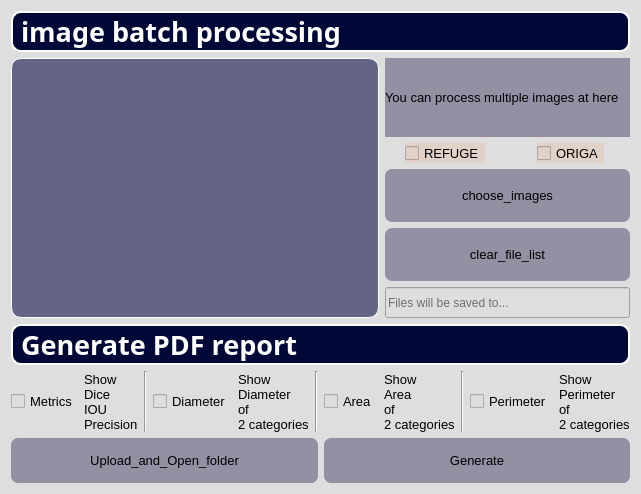
               <widget class="QWidget" name="page_3">
                <property name="enabled">
                 <bool>true</bool>
                </property>
                <property name="styleSheet">
                 <string notr="true">background-color: rgb(222, 222, 222);</string>
                </property>
                <layout class="QHBoxLayout" name="horizontalLayout_10">
                 <item>
                  <layout class="QVBoxLayout" name="verticalLayout_6" stretch="1,5,1,4">
                   <item>
                    <widget class="QLabel" name="label_image_batch_processing">
                     <property name="font">
                      <font>
                       <family>微软雅黑</family>
                       <pointsize>20</pointsize>
                       <weight>75</weight>
                       <bold>true</bold>
                      </font>
                     </property>
                     <property name="styleSheet">
                      <string notr="true">background-color:rgb(0, 8, 55);
color:white;
border:2px solid white;
border-radius:10px;</string>
                     </property>
                     <property name="text">
                      <string>image batch processing</string>
                     </property>
                    </widget>
                   </item>
                   <item>
                    <layout class="QHBoxLayout" name="horizontalLayout_11" stretch="3,2">
                     <item>
                      <widget class="QListWidget" name="listWidget">
                       <property name="styleSheet">
                        <string notr="true">background-color: rgb(0, 0, 59,140);
border:1px solid white;
border-radius:10px;
color:white</string>
                       </property>
                      </widget>
                     </item>
                     <item>
                      <layout class="QVBoxLayout" name="verticalLayout_7" stretch="3,0,2,0,2">
                       <item>
                        <widget class="QLabel" name="label_for_process_images">
                         <property name="sizePolicy">
                          <sizepolicy hsizetype="Preferred" vsizetype="Fixed">
                           <horstretch>0</horstretch>
                           <verstretch>0</verstretch>
                          </sizepolicy>
                         </property>
                         <property name="minimumSize">
                          <size>
                           <width>0</width>
                           <height>79</height>
                          </size>
                         </property>
                         <property name="baseSize">
                          <size>
                           <width>0</width>
                           <height>0</height>
                          </size>
                         </property>
                         <property name="font">
                          <font>
                           <family>Arial</family>
                           <pointsize>10</pointsize>
                          </font>
                         </property>
                         <property name="styleSheet">
                          <string notr="true">background-color: rgb(148, 143, 163);</string>
                         </property>
                         <property name="text">
                          <string>You can process multiple images at here</string>
                         </property>
                        </widget>
                       </item>
                       <item>
                        <layout class="QHBoxLayout" name="horizontalLayout_14">
                         <item alignment="Qt::AlignHCenter">
                          <widget class="QCheckBox" name="checkBox_page3_refuge">
                           <property name="sizePolicy">
                            <sizepolicy hsizetype="Minimum" vsizetype="Fixed">
                             <horstretch>0</horstretch>
                             <verstretch>0</verstretch>
                            </sizepolicy>
                           </property>
                           <property name="minimumSize">
                            <size>
                             <width>0</width>
                             <height>20</height>
                            </size>
                           </property>
                           <property name="font">
                            <font>
                             <family>Arial</family>
                             <pointsize>10</pointsize>
                            </font>
                           </property>
                           <property name="styleSheet">
                            <string notr="true">background-color: rgb(225, 209, 198);</string>
                           </property>
                           <property name="text">
                            <string>REFUGE</string>
                           </property>
                          </widget>
                         </item>
                         <item alignment="Qt::AlignHCenter">
                          <widget class="QCheckBox" name="checkBox_page3_origa">
                           <property name="sizePolicy">
                            <sizepolicy hsizetype="Minimum" vsizetype="Fixed">
                             <horstretch>0</horstretch>
                             <verstretch>0</verstretch>
                            </sizepolicy>
                           </property>
                           <property name="minimumSize">
                            <size>
                             <width>0</width>
                             <height>20</height>
                            </size>
                           </property>
                           <property name="font">
                            <font>
                             <family>Arial</family>
                             <pointsize>10</pointsize>
                            </font>
                           </property>
                           <property name="styleSheet">
                            <string notr="true">background-color: rgb(225, 209, 198);</string>
                           </property>
                           <property name="text">
                            <string>ORIGA</string>
                           </property>
                          </widget>
                         </item>
                        </layout>
                       </item>
                       <item>
                        <widget class="QPushButton" name="choose_image_batch_button">
                         <property name="sizePolicy">
                          <sizepolicy hsizetype="Minimum" vsizetype="Fixed">
                           <horstretch>0</horstretch>
                           <verstretch>0</verstretch>
                          </sizepolicy>
                         </property>
                         <property name="minimumSize">
                          <size>
                           <width>0</width>
                           <height>53</height>
                          </size>
                         </property>
                         <property name="font">
                          <font>
                           <family>Arial</family>
                           <pointsize>10</pointsize>
                          </font>
                         </property>
                         <property name="styleSheet">
                          <string notr="true">background-color: rgb(148, 143, 163);
border-radius:7px;</string>
                         </property>
                         <property name="text">
                          <string>choose_images</string>
                         </property>
                        </widget>
                       </item>
                       <item>
                        <widget class="QPushButton" name="clear_file_list">
                         <property name="sizePolicy">
                          <sizepolicy hsizetype="Minimum" vsizetype="Fixed">
                           <horstretch>0</horstretch>
                           <verstretch>0</verstretch>
                          </sizepolicy>
                         </property>
                         <property name="minimumSize">
                          <size>
                           <width>0</width>
                           <height>53</height>
                          </size>
                         </property>
                         <property name="font">
                          <font>
                           <family>Arial</family>
                           <pointsize>10</pointsize>
                          </font>
                         </property>
                         <property name="styleSheet">
                          <string notr="true">background-color: rgb(148, 143, 163);
border-radius:7px;</string>
                         </property>
                         <property name="text">
                          <string>clear_file_list</string>
                         </property>
                        </widget>
                       </item>
                       <item>
                        <widget class="QLineEdit" name="lineEdit_show_save_path">
                         <property name="sizePolicy">
                          <sizepolicy hsizetype="Expanding" vsizetype="Fixed">
                           <horstretch>0</horstretch>
                           <verstretch>0</verstretch>
                          </sizepolicy>
                         </property>
                         <property name="minimumSize">
                          <size>
                           <width>0</width>
                           <height>31</height>
                          </size>
                         </property>
                         <property name="placeholderText">
                          <string>Files will be saved to...</string>
                         </property>
                        </widget>
                       </item>
                      </layout>
                     </item>
                    </layout>
                   </item>
                   <item>
                    <widget class="QLabel" name="label_generate_PDF_report">
                     <property name="font">
                      <font>
                       <family>微软雅黑</family>
                       <pointsize>20</pointsize>
                       <weight>75</weight>
                       <bold>true</bold>
                      </font>
                     </property>
                     <property name="styleSheet">
                      <string notr="true">background-color:rgb(0, 8, 55);
color:white;
border:2px solid white;
border-radius:10px;</string>
                     </property>
                     <property name="text">
                      <string>Generate PDF report</string>
                     </property>
                    </widget>
                   </item>
                   <item>
                    <layout class="QVBoxLayout" name="verticalLayout_8" stretch="3,2">
                     <item>
                      <layout class="QHBoxLayout" name="horizontalLayout_12">
                       <item>
                        <widget class="QCheckBox" name="checkBox_metrics">
                         <property name="font">
                          <font>
                           <family>Arial</family>
                           <pointsize>10</pointsize>
                          </font>
                         </property>
                         <property name="text">
                          <string>Metrics</string>
                         </property>
                        </widget>
                       </item>
                       <item>
                        <widget class="QLabel" name="label_metrics">
                         <property name="font">
                          <font>
                           <family>Arial</family>
                           <pointsize>10</pointsize>
                          </font>
                         </property>
                         <property name="text">
                          <string>Show 
Dice
IOU
Precision</string>
                         </property>
                        </widget>
                       </item>
                       <item>
                        <widget class="Line" name="line_3">
                         <property name="orientation">
                          <enum>Qt::Vertical</enum>
                         </property>
                        </widget>
                       </item>
                       <item>
                        <widget class="QCheckBox" name="checkBox_diameter">
                         <property name="font">
                          <font>
                           <family>Arial</family>
                           <pointsize>10</pointsize>
                          </font>
                         </property>
                         <property name="text">
                          <string>Diameter</string>
                         </property>
                        </widget>
                       </item>
                       <item>
                        <widget class="QLabel" name="label_diameter">
                         <property name="font">
                          <font>
                           <family>Arial</family>
                           <pointsize>10</pointsize>
                          </font>
                         </property>
                         <property name="text">
                          <string>Show
Diameter
of
2 categories</string>
                         </property>
                        </widget>
                       </item>
                       <item>
                        <widget class="Line" name="line_4">
                         <property name="orientation">
                          <enum>Qt::Vertical</enum>
                         </property>
                        </widget>
                       </item>
                       <item>
                        <widget class="QCheckBox" name="checkBox_area">
                         <property name="font">
                          <font>
                           <family>Arial</family>
                           <pointsize>10</pointsize>
                          </font>
                         </property>
                         <property name="text">
                          <string>Area</string>
                         </property>
                        </widget>
                       </item>
                       <item>
                        <widget class="QLabel" name="label_area">
                         <property name="font">
                          <font>
                           <family>Arial</family>
                           <pointsize>10</pointsize>
                          </font>
                         </property>
                         <property name="text">
                          <string>Show
Area
of
2 categories</string>
                         </property>
                        </widget>
                       </item>
                       <item>
                        <widget class="Line" name="line_5">
                         <property name="orientation">
                          <enum>Qt::Vertical</enum>
                         </property>
                        </widget>
                       </item>
                       <item>
                        <widget class="QCheckBox" name="checkBox_perimeter">
                         <property name="font">
                          <font>
                           <family>Arial</family>
                           <pointsize>10</pointsize>
                          </font>
                         </property>
                         <property name="text">
                          <string>Perimeter</string>
                         </property>
                        </widget>
                       </item>
                       <item>
                        <widget class="QLabel" name="label_oerimeter">
                         <property name="font">
                          <font>
                           <family>Arial</family>
                           <pointsize>10</pointsize>
                          </font>
                         </property>
                         <property name="text">
                          <string>Show
Perimeter
of
2 categories</string>
                         </property>
                        </widget>
                       </item>
                      </layout>
                     </item>
                     <item>
                      <layout class="QHBoxLayout" name="horizontalLayout_13">
                       <item>
                        <widget class="QPushButton" name="open_folder">
                         <property name="sizePolicy">
                          <sizepolicy hsizetype="Minimum" vsizetype="Fixed">
                           <horstretch>0</horstretch>
                           <verstretch>0</verstretch>
                          </sizepolicy>
                         </property>
                         <property name="minimumSize">
                          <size>
                           <width>0</width>
                           <height>45</height>
                          </size>
                         </property>
                         <property name="font">
                          <font>
                           <family>Arial</family>
                           <pointsize>10</pointsize>
                          </font>
                         </property>
                         <property name="styleSheet">
                          <string notr="true">background-color: rgb(148, 143, 163);
border-radius:7px;</string>
                         </property>
                         <property name="text">
                          <string>Upload_and_Open_folder</string>
                         </property>
                        </widget>
                       </item>
                       <item>
                        <widget class="QPushButton" name="generate">
                         <property name="sizePolicy">
                          <sizepolicy hsizetype="Minimum" vsizetype="Fixed">
                           <horstretch>0</horstretch>
                           <verstretch>0</verstretch>
                          </sizepolicy>
                         </property>
                         <property name="minimumSize">
                          <size>
                           <width>0</width>
                           <height>45</height>
                          </size>
                         </property>
                         <property name="font">
                          <font>
                           <family>Arial</family>
                           <pointsize>10</pointsize>
                          </font>
                         </property>
                         <property name="styleSheet">
                          <string notr="true">background-color: rgb(148, 143, 163);
border-radius:7px;</string>
                         </property>
                         <property name="text">
                          <string>Generate</string>
                         </property>
                        </widget>
                       </item>
                      </layout>
                     </item>
                    </layout>
                   </item>
                  </layout>
                 </item>
                </layout>
               </widget>
